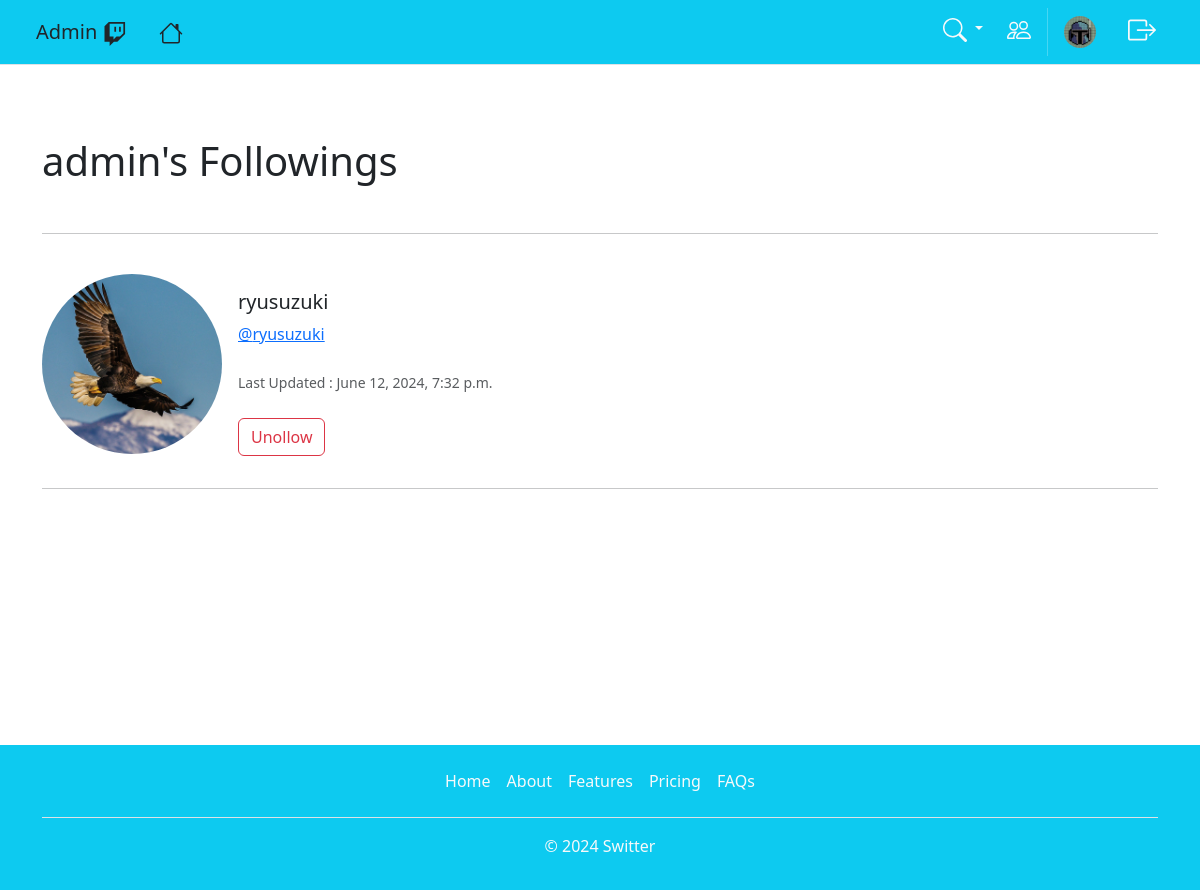
Page /profile/follows/1 (signed in) on the earlier database version.
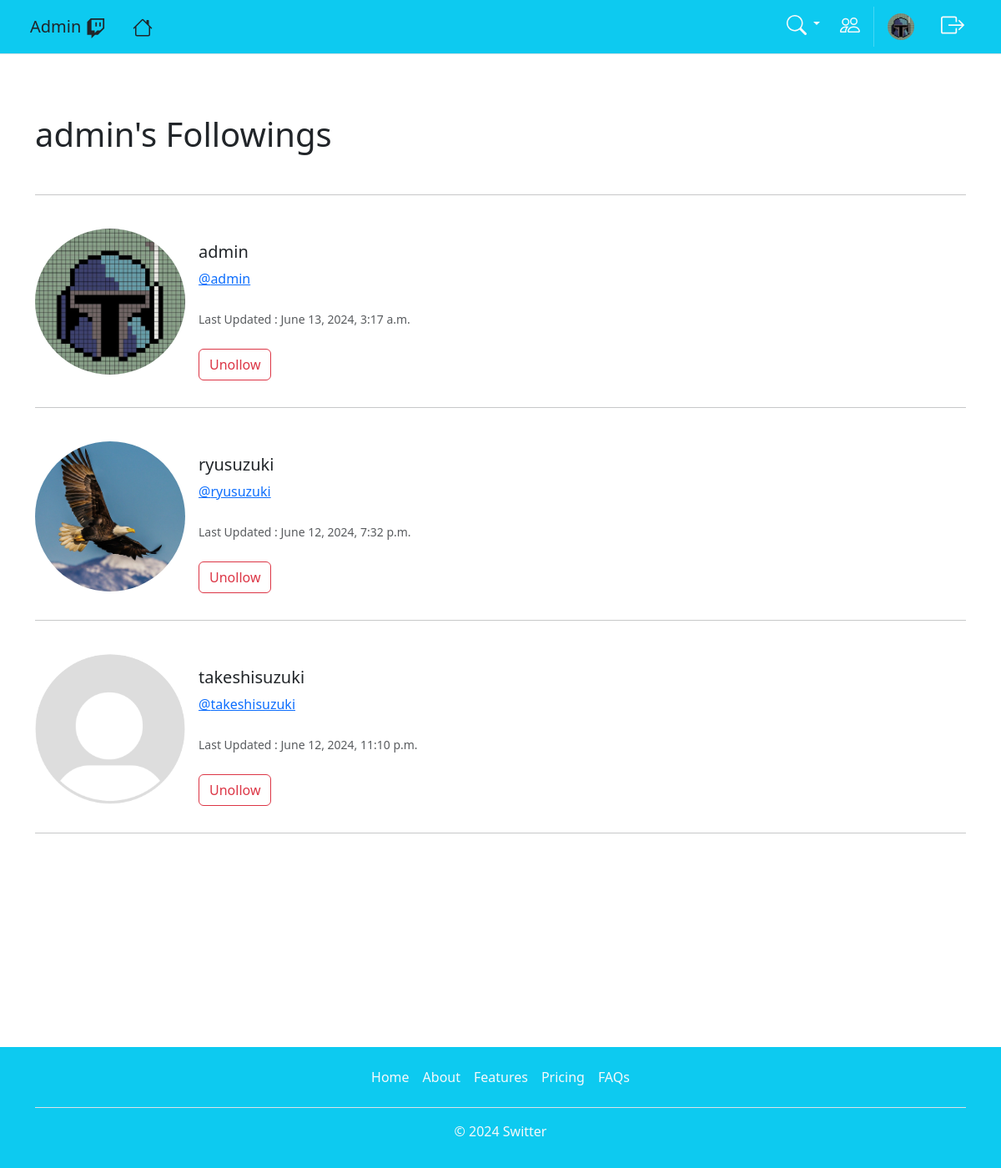
Same page on the later database version.
### witter/models.py (models this page shows, shortened)
class Profile(models.Model):
    user = models.OneToOneField(User, on_delete=models.CASCADE)
    follows = models.ManyToManyField("self", related_name="followed_by", symmetrical=False, blank=True)
    last_updated = models.DateTimeField(User, auto_now=True)
    profile_img = models.ImageField(null=True, blank=True, upload_to="images/profile_pics/")
    profile_bio = models.CharField(max_length=500, null=True, blank=True)
    homepage = models.CharField(max_length=500, null=True, blank=True)
    facebook = models.CharField(max_length=500, null=True, blank=True)
    instagram = models.CharField(max_length=500, null=True, blank=True)
    linkedin = models.CharField(max_length=500, null=True, blank=True)

### witter/views.py (the view)
# urls.py: path('profile/follows/<int:pk>', views.follows, name="follows"),
def follows(request, pk):
    if request.user.is_authenticated:
        if request.user.id == pk:
            user_profile = Profile.objects.get(user_id=pk)
            return render(request, "follows.html", {"user_profile": user_profile})
        else:
            messages.success(request, "That's Not Your Profile!")
            return redirect("home")
    else:
        messages.success(request, "Login Or Register To View Profiles?")
        return redirect("home")

### witter/templates/follows.html
{% extends "base.html" %}
{%  load static %}
{% block content %}
<br>
<h1>{{ request.user.username }}'s Followings</h1>
<br>
<hr>
<br>
{% if user_profile %}
{% for profile in user_profile.follows.all %}
<div class="card mb-3 border-0" style="max-width: 540px;">
    <div class="row g-0">
      <div class="col-md-4">
        {% if profile.profile_img %}
        <img src="{{ profile.profile_img.url }}" class="img-fluid rounded-circle" alt="Profile Picture">
        {% else %}
        <img src="../media/images/profile_pics/default_pfp.png" class="img-fluid rounded-circle" alt="Profile Picture">
        {% endif %}
      </div>
      <div class="col-md-8">
        <div class="card-body">
          <h5 class="card-title">{{ profile.user.username }}</h5>
          <a class="card-text" href="{% url 'profile' profile.user.id %}">@{{ profile.user|lower }}</a>
          <br>
          <br>
          <p class="card-text mb-0"><small class="text-body-secondary ">Last Updated : {{ profile.last_updated }}</small></p>
          <br>
          <a href="{% url 'unfollow' profile.id %}" class="btn btn-outline-danger">Unollow</a>
        </div>
      </div>
    </div>
  </div>
  <hr>
<br>
{% endfor %}
{% endif %}
{% endblock %}

Differences in the rows shown:
now on this page (row edited): Profile: profile_img (picture), user.username "admin", user "admin", last_updated "June 13, 2024, 3:17 a.m."
now on this page (row edited): Profile: user.username "takeshisuzuki", user "takeshisuzuki", last_updated "June 12, 2024, 11:10 p.m."
